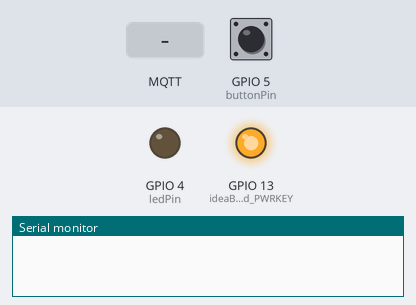
Recording of a sketch running on a simulated ESP32. On the bench: output pins drawn as LEDs (lit = HIGH), the last lines printed to the serial monitor. The inputs (shaded band) are chosen by the test bench; at power-on: GPIO 5 (buttonPin) HIGH. Random numbers use the default seed unless the sketch sets one; no MQTT or app messages arrive unless stated; the modem accepts every AT command (registered, SIM ready, sends succeed) and sends nothing else.

Above: at 0.1 s.
At 4.2 s:
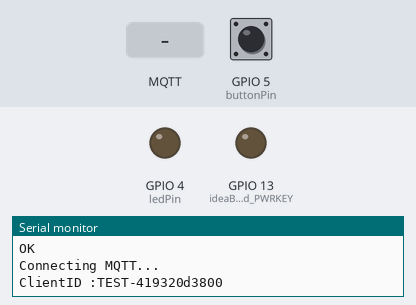
4.3 s: MQTT message "1" arrives on the first subscribed topic
5.8 s: MQTT message "on" arrives on the first subscribed topic
7.9 s: MQTT message "off" arrives on the first subscribed topic
Timing chart, 0 to 10.9 s (numbered marks = the images above; inputs shaded):
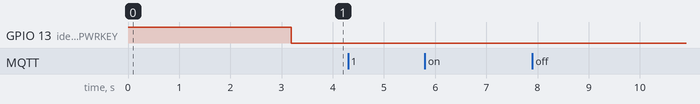

The sketch:

Action_Event_example.ino
```cpp
/* ********* EXAMPLE **************
 *
 * You Can Publish the Button State To the Developer Portal and
 * Subscribe the Action From the Developer Portal to turn ON/OFF the LED.
 *
 * Default Configuration for GSM
 * Ideamart DevBoard Available @ - https://go.ideamart.io/nbiotdevboard
 */

#include "Settings.h"

// Examples.. for Action
//  String on = "{\"action\":\"on\",\"param\":{\"mac\":\"2951212455078424\"}}";
//  String off = "{\"action\":\"off\",\"param\":{\"mac\":\"2951212455078424\"}}";

// Replace the XXXX with your developer credentials
String on = "{\"action\":\"XXX\",\"param\":{\"mac\":\"XXXXXXXXXXXXXXXXXXX\"}}";
String off = "{\"action\":\"XXX\",\"param\":{\"mac\":\"XXXXXXXXXXXXXXXXXXXX\"}}";

String clientId = "";
char getmsg[100];
char setmsg[100];
String cpsi;
int ledPin      = 4;                // for LED output
int buttonPin   = 5;                // for Button Input
int buttonState = 1;
int oldButtonState;

void setup() {
  Serial.begin(115200);
  pinMode(ledPin, OUTPUT);                 //led output pin -4
  pinMode(buttonPin,INPUT_PULLUP);         //push button Input pin -5

  pinMode(ideaBoard_PWRKEY, OUTPUT);
  digitalWrite(ideaBoard_PWRKEY, HIGH);
  delay(10);


  SerialSIM.begin(9600, SERIAL_8N1, (int8_t) 16, (int8_t) 17); //tx-16 rx-17
  modem.setNetworkMode(13);             // 38-nbiot 13-gsm
  //modem.setPreferredMode(2);          //<-- Uncomment this, if you are using nbiot,.
  modem.getModemName();

  modem.restart();
  delay(1000);
  Serial.println(F("Finding Network..."));
  if (!modem.waitForNetwork()) {
    Serial.println(F("Network Fail"));
    while (true);
  }else {
    Serial.println(F("Network identified."));
    Serial.print(F("Signal Strength : "));
    Serial.println(modem.getSignalQuality());
    if (!modem.gprsConnect(GSM_APN, "", "")) {  //change the APN to NB_APN for nbiot
      Serial.println(F("GPRS Fail"));
    }else {
      Serial.println(F("GPRS Connected."));
      Serial.println(getCPSI());
      mqtt.setServer(MQTT_HOST, MQTT_PORT);
     mqtt.setCallback(callBack);
//      mqtt.setCallback([this] (char* t, byte* payload, unsigned int l) {
//        this->callBack(t, payload, l);
//      });
    }
  }
}

void loop(){

  if (mqtt.connected()) {
    mqtt.loop();
  }else {
    Serial.println(F("Connecting MQTT..."));
    digitalWrite(ideaBoard_PWRKEY, HIGH);
    delay(180);
    digitalWrite(ideaBoard_PWRKEY, LOW);
    delay(1000);
    ConnectToMQTT();
    delay(100);
  }
  Serial.print(F("ButtonState :"));
  //int ButtonState = digitalRead(button);
  Serial.println(buttonState);

  if(oldButtonState!=buttonState) {
    sendVal(buttonState);
    oldButtonState = buttonState;
  }else {
     buttonState = digitalRead(buttonPin);
  }
  delay(500); // delay for 0.5 second.
}

// Connecting to MQTT
boolean ConnectToMQTT(){
  randomSeed(analogRead(5));          //analog pin 5 used to genarate random number
  clientId = "TEST-" + String(millis()) + String(random(0, 100000000), HEX);
  Serial.print(F("ClientID :"));
  Serial.println(clientId);

  if (!mqtt.connect(clientId.c_str(), MQTT_USERNAME, MQTT_PASSWORD)) {
    Serial.println(F("MQTT fail"));
    return false;
  }
  Serial.println(F("MQTT Connected."));
  mqtt.subscribe(SUB_TOPIC);
  Serial.print(F("Subscription Topic :"));
  Serial.println(SUB_TOPIC);
  return mqtt.connected();
}

void callBack(char *t, byte *payload, unsigned int l) {
  Serial.println(F("Action message is Received."));

  for (unsigned int i = 0; i < l; i++){
    getmsg[i] = (char)payload[i];
  }

  Serial.print(F("Message : "));
  Serial.println(getmsg);

  if (on == getmsg) {
    Serial.println(F("Action : ON"));
    digitalWrite(ledPin, HIGH);
  }else if (off == getmsg) {
    Serial.println(F("Action : OFF"));
    digitalWrite(ledPin, LOW);
  }

  delay(1000);
  memset(getmsg, 0, sizeof(getmsg));

}

void sendVal(int val) {
  sprintf(setmsg,"{\"eventName\":\"XXXXXXXXX\",\"status\":\"none\",\"value\":\"%d\",\"param\":{\"mac\":\"XXXXXXXXXXXXXXXXX\"}}",val); //change your mac address
  if (!mqtt.publish(PUB_TOPIC, setmsg)) {
    Serial.println(F("Publish Event Failed."));
  }else {
    Serial.println(F("Event Sent."));
    Serial.print(F("Published Message :"));
    Serial.println(setmsg);
  }
  delay(100);
}

String getCPSI() {

  SerialSIM.println("AT+CPSI?");
  delay(500);
  while (SerialSIM.available()) {
    cpsi = SerialSIM.readString();
  }
  delay(500);
  return cpsi;

}
```

Settings.h
```cpp
#define TINY_GSM_MODEM_SIM7000
#include <Arduino.h>
#include <PubSubClient.h>
#include <TinyGsmClient.h>

// change these topics and mqtt details with your Ideamart developer portal.

//  Examples for Topic...
//  #define SUB_TOPIC       "+/2951212455078424/testing/tester/v1/sub"
//  #define RES_TOPIC       "/2951212455078424/testing/tester/v1/sub"
//  #define PUB_TOPIC       "testing/tester/v1/common"

//  Examples for Mqtt username, password
//  #define MQTT_USERNAME   "testing-tester-v1_9876"
//  #define MQTT_PASSWORD   "108644667_9876"

// Replace the XXXX with your developer credentials 2952727675078424
#define SUB_TOPIC           "XXXXXXXXXXXXXXXXXXXXXXXXXXXXXXXXXXXXXXX" //Subscription Topic
#define RES_TOPIC           "XXXXXXXXXXXXXXXXXXXXXXXXXXXXXXXXXXXXXX"   //Subscription Respose Topic
#define PUB_TOPIC           "XXXXXXXXXXXXXXXXXX"                 //Publishing Topic

#define MQTT_USERNAME       "XXXXXXXXXXXXXXXXXXXXX"
#define MQTT_PASSWORD       "XXXXXXXXXXXXXXX"

// No need to change the mqtt host and port util you use Ideamart-IoT developer portal.
#define MQTT_HOST           "mqtt.iot.ideamart.io"
#define MQTT_PORT           1883

#define ideaBoard_PWRKEY    13
#define ideaBoard_RX        8
#define ideaBoard_TX        7
#define ideaBoard_RST       11
#define GSM_APN             "dialogbb"
#define NB_APN              "nbiot"

HardwareSerial SerialSIM(2);
TinyGsm modem(SerialSIM);
TinyGsmClient client(modem);
PubSubClient mqtt(client);

boolean ConnectToMQTT();
void sendVal(int val);
void CallBack(char *t, byte *payload, int l);
String getCPSI();
```
